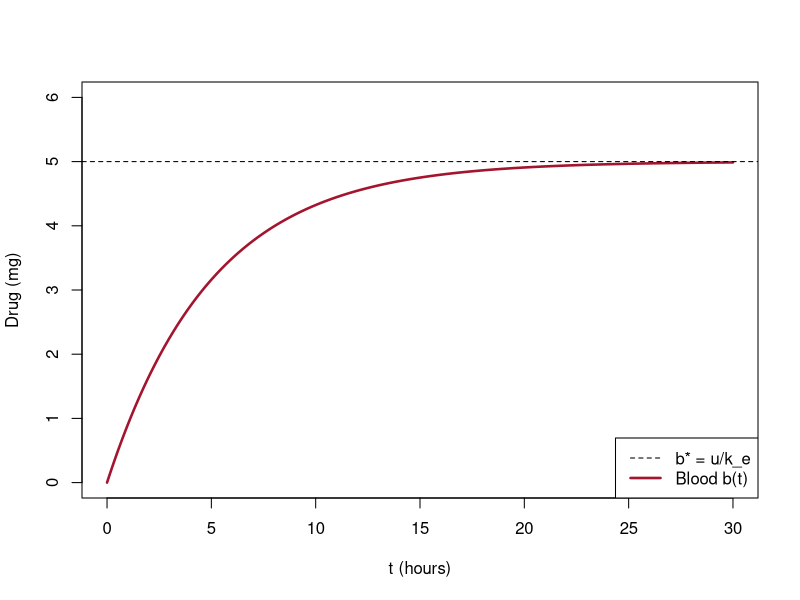

The R source for this figure:
# Fig. 4.12: Continuous infusion (book, Section 4.2, Eq. 4.11)
# dm/dt = -ka m,  db/dt = ka m - ke b + u  with u = 1 mg per hour, m(0) = b(0) = 0:  b(t) = (u/ke)(1 - e^(-ke t)), b* = u/ke = 5
# (c) 2026 Philipp Kügler · Program for the book "Dynamical Systems in the Life Sciences" · MIT License (see LICENSE)
ke <- 0.2; u <- 1
t <- seq(0, 30, length.out = 600)
b <- u / ke * (1 - exp(-ke * t))
for (tt in c(5, 10, 20, 30)) cat(sprintf("t = %2d h: b = %.3f mg\n", tt, u / ke * (1 - exp(-ke * tt))))
plot(t, b, type = "l", col = rgb(0.64, 0.08, 0.18), lwd = 2.5, ylim = c(0, 6), xlab = "t (hours)", ylab = "Drug (mg)")
abline(h = u / ke, lty = 2)
legend("bottomright", legend = c("b* = u/k_e", "Blood b(t)"), col = c("black", rgb(0.64, 0.08, 0.18)), lty = c(2, 1), lwd = c(1, 2.5))
